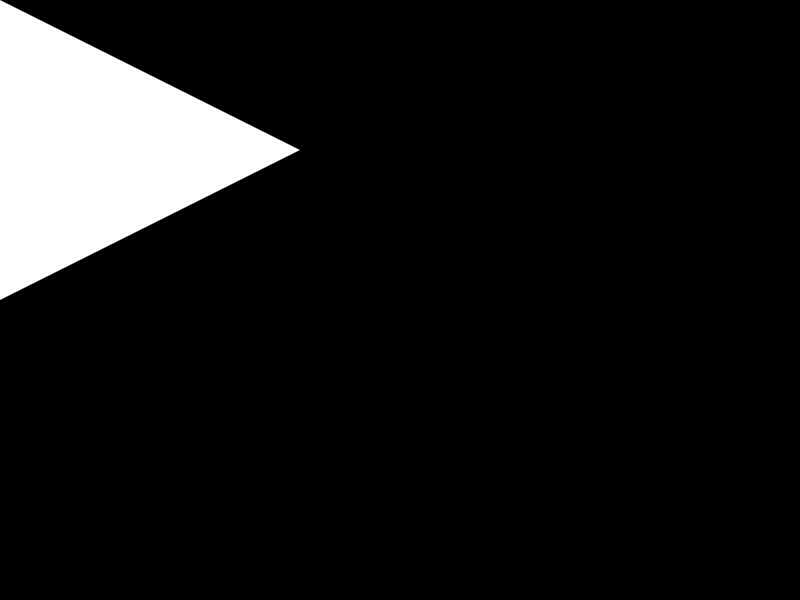
Frame 1 (no input)
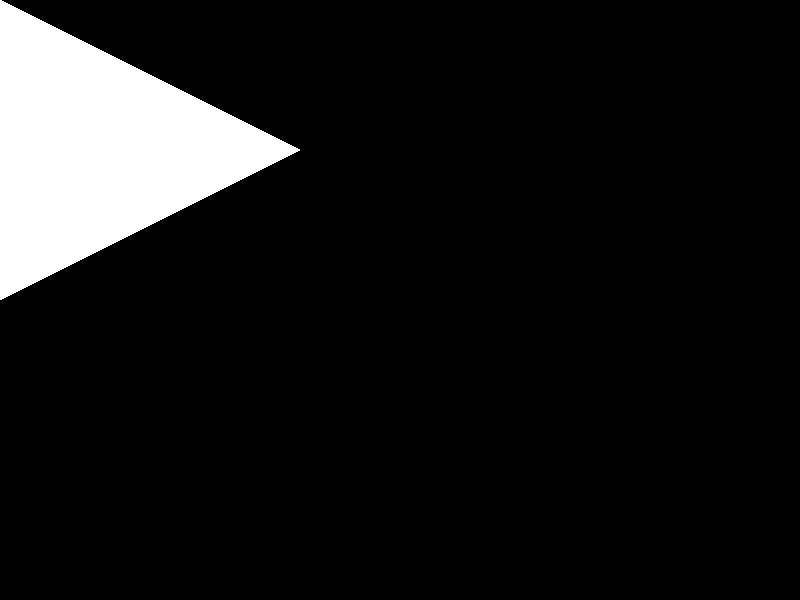
Frame 60 (the mouse pressed at the canvas centre just before this capture)
Frame 120 (the mouse held since frame 60 and released just before this capture): identical to frame 60, image omitted

The Processing sketch that drew these frames (run headless with seeded random() and noise(); from frame 60 on, the mouse is pressed at the canvas centre):

// Processing sketch: Day_1_v3
// ── Day_1_v3.pde
void setup(){
  size(800,600);
  background(0,0,0);
}

void draw(){
  noStroke();
  triangle(0,0,300,150,0,300);
}
